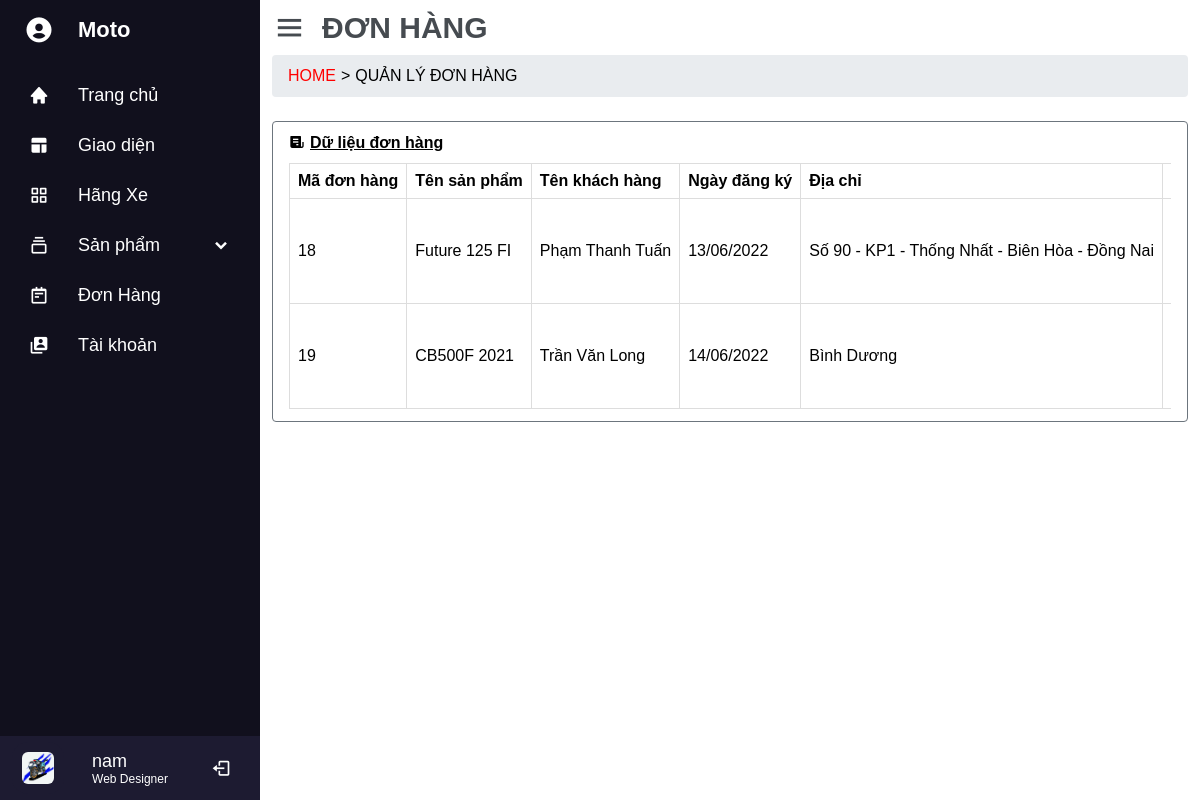
The page /admin/donhang.php (signed in) on the database its author committed.
### tables this page shows
CREATE TABLE `donhang` (
  `MaDonHang` int(11) NOT NULL,
  `TenXe` varchar(50) DEFAULT NULL,
  `NgayDK` date DEFAULT NULL,
  `GhiChu` longtext DEFAULT NULL,
  `MaXe` char(5) DEFAULT NULL,
  `MaKhachHang` char(8) DEFAULT NULL,
  `TrangThai` tinyint(1) NOT NULL
);

CREATE TABLE `xe` (
  `MaXe` char(5) NOT NULL,
  `TenXe` varchar(25) DEFAULT NULL,
  `Gia` float DEFAULT NULL,
  `Hinh` longtext DEFAULT NULL,
  `TenHang` varchar(15) DEFAULT NULL,
  `MaLoai` char(3) DEFAULT NULL,
  `HienThi` tinyint(1) NOT NULL
);

CREATE TABLE `khachhang` (
  `MaKhachHang` char(8) NOT NULL,
  `TenKhachHang` varchar(40) DEFAULT NULL,
  `DiaChi` varchar(100) DEFAULT NULL,
  `SDT` char(10) DEFAULT NULL,
  `Email` char(45) DEFAULT NULL
);

### include/connect.php (called while the page is built, shortened)
<?php
function executeResult($SQL)
{
$CON = mysqli_connect(SERVER, USER, PASS, DB);
    mysqli_set_charset($CON, 'UTF8');
    $RESULT = mysqli_query($CON, $SQL);
    $DATA = [];
    while ($ROW = mysqli_fetch_array($RESULT, 1)) {
        $DATA[] = $ROW;
    }
    return $DATA;
}

### admin/donhang.php (the view, shortened to what this page needs)
<?php
require_once('../include/connect.php');
?>
<!DOCTYPE html>
<html lang="en">
<head>
    <link href='https://unpkg.com/boxicons@2.1.2/css/boxicons.min.css' rel='stylesheet'>
    <?php
    require_once('./style.php');
    ?>
</head>
<body>
    <?php
    require_once('./sidebar.php');
    ?>
    <section class="layout-content" style="overflow: auto;">
        <div class="content">
            <div class="header">
                <i class='bx bx-menu'></i>
                <div class="title-content">ĐƠN HÀNG</div>
            </div>
            <div class="menu-content">
                <a class="parent" href="admin.php">HOME</a>
                <span class="img">></span>
                <span>QUẢN LÝ ĐƠN HÀNG</span>
            </div>
            <div class="card">
                <div class="card-header">
                    <div class="img">
                    <i class='bx bxs-receipt'></i>
                    </div>
                    <div class="dulieu">
                        <span>Dữ liệu đơn hàng</span>
                    </div>
                </div>
                <div class="card-body">
                    <div class="table-responsive">
                        <table>
                            <tr class="title">
                                <td>Mã đơn hàng</td>
                                <td>Tên sản phẩm</td>
                                <td>Tên khách hàng</td>
                                <td>Ngày đăng ký</td>
                                <td>Địa chỉ</td>
                                <td>Số điện thoại</td>
                            </tr>
                            <?php
                            $SQL = 'SELECT MaDonHang, xe.TenXe, TenKhachHang, NgayDK, DiaChi, SDT, Email, GhiChu, TrangThai, khachhang.MaKhachHang
                                     FROM donhang
                                     INNER JOIN khachhang
                                     ON donhang.MaKhachHang = khachhang.MaKhachHang
                                     INNER JOIN xe
                                     ON donhang.MaXe = xe.MaXe';
                            $categoryList = executeResult($SQL);
                            foreach ($categoryList as $item) {
                                if ($item['TrangThai'] == 1) {
                                    $TrangThai = '<span style="font-weight: bold; color: green;">Đã xử lý</span>';
                                    $Ngaydk = $item['NgayDK'];
                                    $date= date_create("$Ngaydk");
                                    $NgayDK = date_format($date,"d/m/Y");
                                    echo '<tr>
                                            <td>' . $item['MaDonHang'] . '</td>
                                            <td>' . $item['TenXe'] . '</td>
                                            <td>' . $item['TenKhachHang'] . '</td>
                                            <td>' . $NgayDK . '</td>
                                            <td>' . $item['DiaChi'] . '</td>
                                            <td>' . $item['SDT'] . '</td>
                                            <td>' . $item['Email'] . '</td>
                                            <td>' . $item['GhiChu'] . '</td>
                                            <td>' . $TrangThai . '</td>
                                            <td>
                                            <form method="post">
                                            <input value="' . $item['MaDonHang'] . '" class="form-control" id="MaDonHang" name="MaDonHang" type="hidden"/>
                                            <input value="' . $item['MaKhachHang'] . '" class="form-control" id="MaKhachHang" name="MaKhachHang" type="hidden"/>
                                                <div class="frame">
                                        <button id="btn-xoa" name="btn-xoa" class="custom-btn btn-7 huy"><span>xóa</span></button>
                                    </div>
                                                </form>
                                            </td>
                                    </tr>';
                                } else {
                                    $TrangThai = '<span style="font-weight: bold; color: red;">Chưa xử lý</span>';
                                    $Ngaydk = $item['NgayDK'];
                                    $date= date_create("$Ngaydk");
                                    $NgayDK = date_format($date,"d/m/Y");
                                    echo '<tr>
                                            <td>' . $item['MaDonHang'] . '</td>
                                            <td>' . $item['TenXe'] . '</td>
                                            <td>' . $item['TenKhachHang'] . '</td>
                                            <td>' . $NgayDK . '</td>
                                            <td>' . $item['DiaChi'] . '</td>
                                            <td>' . $item['SDT'] . '</td>
                                            <td>' . $item['Email'] . '</td>
                                            <td>' . $item['GhiChu'] . '</td>
                                            <td>' . $TrangThai . '</td>
                                            <td>
                                            <form method="post">
                                            <input value="' . $item['MaDonHang'] . '" class="form-control" id="MaDonHang" name="MaDonHang" type="hidden"/>
                                            <input value="' . $item['MaKhachHang'] . '" class="form-control" id="MaKhachHang" name="MaKhachHang" type="hidden"/>
                                                <div class="frame">
                                        <button id="btn-xuly" name="btn-xuly" class="custom-btn btn-7 xn"><span>Xử lý</span></button>
                                    </div>
                                    <div class="frame">
                                        <button id="btn-xoa" name="btn-xoa" class="custom-btn btn-7 huy"><span>xóa</span></button>
                                    </div>
                                                </form>
                                            </td>
                                    </tr>';
                                }
                            }
                            ?>
                        </table>
                    </div>
                </div>
            </div>
        </div>
    </section>
</body>
</html>

### admin/css/admin.css (style rules this page uses)
:root { --gray: #464b50; --secondary: #6c757d; --gainsboro: #e9ecef; }
* { margin: 0; padding: 0; box-sizing: border-box; font-family: sans-serif; }
.layout-content { position: absolute; height: 100%; left: 260px; width: calc(100% - 260px); transition: all 0.5s ease; }
.layout-content .content { margin: 10px 12px; }
.layout-content .content .header { display: flex; align-items: center; }
.layout-content .content .bx-menu { font-size: 35px; color: var(--gray); margin-right:15px; cursor: pointer; }
.layout-content .content .title-content { font-size: 30px; font-weight: 700; color: var(--gray); }
.layout-content .content .menu-content { display: flex; padding: 0.75rem 1rem; background: var(--gainsboro); border-radius: 0.25rem; margin-top: 10px }
.layout-content .content .menu-content .parent { text-decoration: none; color: red; }
.layout-content .content .menu-content .img { margin: 0px 5px; }
.card { margin-top: 1.5rem; padding: 0.75rem 1rem; border: 1px solid #6c757d; border-radius: 0.25rem; }
.card .card-header { display: flex; }
.card .card-header .img { margin-right: 5px; }
.card-body { margin-top: 10px; }
table { border-collapse: collapse; width: 100%; white-space: nowrap; }
td, th { border: 1px solid #dddddd; text-align: left; padding: 8px; width: auto; }
.table-responsive { overflow-x:auto; }
table .title { font-weight: 600; text-align: none; }
.dulieu { text-decoration: underline; font-weight: bold; }

### rows shown on the page
donhang: MaDonHang "18", MaXe.TenXe "Future 125 FI", MaKhachHang.TenKhachHang "Phạm Thanh Tuấn", NgayDK "13/06/2022", MaKhachHang.DiaChi "Số 90 - KP1 - Thống Nhất - Biên Hòa - Đồng Nai"
donhang: MaDonHang "19", MaXe.TenXe "CB500F 2021", MaKhachHang.TenKhachHang "Trần Văn Long", NgayDK "14/06/2022", MaKhachHang.DiaChi "Bình Dương"

### other values the page prints
$_SESSION['USER'] "nam"
